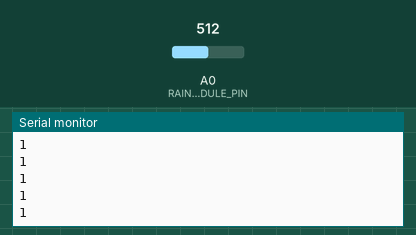
This program was run on a simulated Arduino Uno, built with avr-gcc and run on an emulated ATmega328P. Parts: the last lines printed to the serial monitor. The inputs (shaded band) are chosen by the test bench; at power-on: A0 (RAIN_MODULE_PIN) = 512.

Above: at 1.2 s.
1.3 s: A0 (RAIN_MODULE_PIN) set to 716
At 2.2 s:
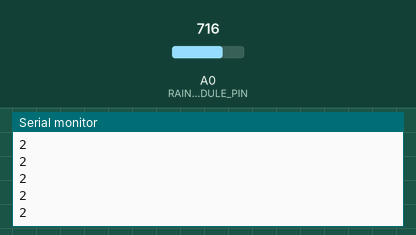
2.8 s: A0 (RAIN_MODULE_PIN) set to 306
At 3.6 s:
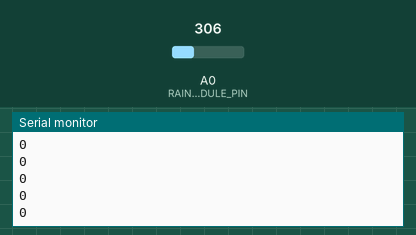
Timing chart, 0 to 5.8 s (numbered marks = the images above; inputs shaded):
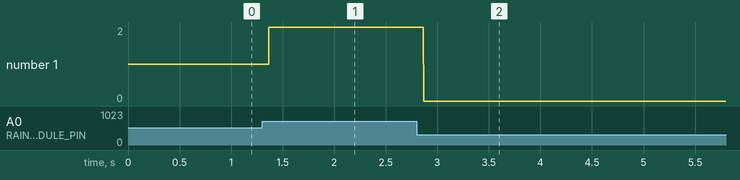

Measured:
- after the input at 1.3 s, the serial monitor: prints a new line after 0.07 s (image 1)
- after the input at 2.8 s, the serial monitor: prints a new line after 0.07 s (image 2)
- plotted number 1: 1 → 2 after the input at 1.3 s, 2 → 0 after the input at 2.8 s

The program:

main.cpp
```cpp
#include <Arduino.h>
#include <RTClib.h>
#include <SPI.h>
#include <RainModule.h>

#define RAIN_MODULE_PIN A0

RTC_DS3231 rtc;

void initializeRTC();

void setup () {
  Serial.begin(9600);
}

void loop () {
	RainReading range = parseRainModuleReading(RAIN_MODULE_PIN);

  Serial.println(range);

  delay(1);  // delay between reads
}

void initializeRTC() {
  if(!rtc.begin()) {
      Serial.println("Couldn't find RTC!");
  }

  if(rtc.lostPower()) {
      rtc.adjust(DateTime(F(__DATE__), F(__TIME__)));
  }

  rtc.disable32K();
  rtc.writeSqwPinMode(DS3231_OFF);
  rtc.disableAlarm(1);
  rtc.disableAlarm(2);
}
```
